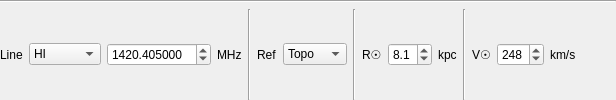
     <widget class="QWidget" name="spectrumRefLineWidgets" native="true">
      <layout class="QVBoxLayout" name="spectrumRefLineLayout">
       <property name="leftMargin">
        <number>0</number>
       </property>
       <property name="topMargin">
        <number>0</number>
       </property>
       <property name="rightMargin">
        <number>0</number>
       </property>
       <property name="bottomMargin">
        <number>0</number>
       </property>
       <item>
        <widget class="Line" name="line_42">
         <property name="orientation">
          <enum>Qt::Horizontal</enum>
         </property>
        </widget>
       </item>
       <item>
        <widget class="QWidget" name="spectrumRefLineWidgetsHor" native="true">
         <layout class="QHBoxLayout" name="spectrumLineLayout">
          <property name="leftMargin">
           <number>0</number>
          </property>
          <property name="topMargin">
           <number>0</number>
          </property>
          <property name="rightMargin">
           <number>0</number>
          </property>
          <property name="bottomMargin">
           <number>0</number>
          </property>
          <item>
           <widget class="QLabel" name="spectrumLineLabel">
            <property name="text">
             <string>Line</string>
            </property>
           </widget>
          </item>
          <item>
           <widget class="QComboBox" name="spectrumLine">
            <property name="toolTip">
             <string>Reference spectral line</string>
            </property>
            <item>
             <property name="text">
              <string>HI</string>
             </property>
            </item>
            <item>
             <property name="text">
              <string>OH</string>
             </property>
            </item>
            <item>
             <property name="text">
              <string>DI</string>
             </property>
            </item>
            <item>
             <property name="text">
              <string>Custom</string>
             </property>
            </item>
           </widget>
          </item>
          <item>
           <widget class="QDoubleSpinBox" name="spectrumLineFrequency">
            <property name="toolTip">
             <string>Reference spectral line frequency in MHz</string>
            </property>
            <property name="decimals">
             <number>6</number>
            </property>
            <property name="maximum">
             <double>20000.000000000000000</double>
            </property>
            <property name="value">
             <double>1420.404999999999973</double>
            </property>
           </widget>
          </item>
          <item>
           <widget class="QLabel" name="spectrumLineFrequencyLabel">
            <property name="text">
             <string>MHz</string>
            </property>
           </widget>
          </item>
          <item>
           <widget class="Line" name="spectrumLineLayoutLine">
            <property name="orientation">
             <enum>Qt::Vertical</enum>
            </property>
           </widget>
          </item>
          <item>
           <widget class="QLabel" name="refFrameLabel">
            <property name="text">
             <string>Ref</string>
            </property>
           </widget>
          </item>
          <item>
           <widget class="QComboBox" name="refFrame">
            <property name="toolTip">
             <string>Reference frame for velocities</string>
            </property>
            <item>
             <property name="text">
              <string>Topo</string>
             </property>
            </item>
            <item>
             <property name="text">
              <string>BCRS</string>
             </property>
            </item>
            <item>
             <property name="text">
              <string>LSR</string>
             </property>
            </item>
           </widget>
          </item>
          <item>
           <widget class="Line" name="sunDistanceToGCLine">
            <property name="orientation">
             <enum>Qt::Vertical</enum>
            </property>
           </widget>
          </item>
          <item>
           <widget class="QLabel" name="sunDistanceToGCLabel">
            <property name="text">
             <string>R☉</string>
            </property>
           </widget>
          </item>
          <item>
           <widget class="QDoubleSpinBox" name="sunDistanceToGC">
            <property name="toolTip">
             <string>Distance from Sun to Galactic center in kiloparsec. Estimates range from 7.4 to 8.7</string>
            </property>
            <property name="decimals">
             <number>1</number>
            </property>
            <property name="minimum">
             <double>7.000000000000000</double>
            </property>
            <property name="maximum">
             <double>9.000000000000000</double>
            </property>
            <property name="singleStep">
             <double>0.100000000000000</double>
            </property>
            <property name="value">
             <double>8.100000000000000</double>
            </property>
           </widget>
          </item>
          <item>
           <widget class="QLabel" name="sunDistanceToGCUnits">
            <property name="text">
             <string>kpc</string>
            </property>
           </widget>
          </item>
          <item>
           <widget class="Line" name="sunOrbitalVelocityLine">
            <property name="orientation">
             <enum>Qt::Vertical</enum>
            </property>
           </widget>
          </item>
          <item>
           <widget class="QLabel" name="sunOrbitalVelocityLabel">
            <property name="text">
             <string>V☉</string>
            </property>
           </widget>
          </item>
          <item>
           <widget class="QDoubleSpinBox" name="sunOrbitalVelocity">
            <property name="toolTip">
             <string>Sun's orbital velocity around the Galactic Center in km/s. Typical values are 220 and 248</string>
            </property>
            <property name="decimals">
             <number>0</number>
            </property>
            <property name="minimum">
             <double>100.000000000000000</double>
            </property>
            <property name="maximum">
             <double>300.000000000000000</double>
            </property>
            <property name="value">
             <double>248.000000000000000</double>
            </property>
           </widget>
          </item>
          <item>
           <widget class="QLabel" name="sunOrbitalVelocityUnits">
            <property name="text">
             <string>km/s</string>
            </property>
           </widget>
          </item>
          <item>
           <spacer name="horizontalSpacer_6">
            <property name="orientation">
             <enum>Qt::Horizontal</enum>
            </property>
            <property name="sizeHint" stdset="0">
             <size>
              <width>40</width>
              <height>20</height>
             </size>
            </property>
           </spacer>
          </item>
         </layout>
        </widget>
       </item>
      </layout>
     </widget>
